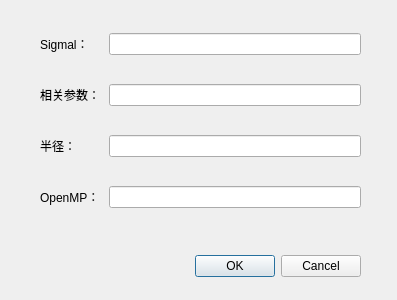
<?xml version="1.0" encoding="UTF-8"?>
<ui version="4.0">
 <class>Filter_guass</class>
 <widget class="QDialog" name="Filter_guass">
  <property name="geometry">
   <rect>
    <x>0</x>
    <y>0</y>
    <width>397</width>
    <height>300</height>
   </rect>
  </property>
  <property name="windowTitle">
   <string>高斯滤波_参数</string>
  </property>
  <property name="windowIcon">
   <iconset resource="Icons.qrc">
    <normaloff>:/logo.ico</normaloff>:/logo.ico</iconset>
  </property>
  <widget class="QDialogButtonBox" name="buttonBox">
   <property name="geometry">
    <rect>
     <x>20</x>
     <y>250</y>
     <width>341</width>
     <height>32</height>
    </rect>
   </property>
   <property name="orientation">
    <enum>Qt::Horizontal</enum>
   </property>
   <property name="standardButtons">
    <set>QDialogButtonBox::Cancel|QDialogButtonBox::Ok</set>
   </property>
  </widget>
  <widget class="QWidget" name="">
   <property name="geometry">
    <rect>
     <x>40</x>
     <y>10</y>
     <width>321</width>
     <height>221</height>
    </rect>
   </property>
   <layout class="QVBoxLayout" name="verticalLayout">
    <item>
     <layout class="QHBoxLayout" name="horizontalLayout">
      <item>
       <widget class="QLabel" name="label">
        <property name="minimumSize">
         <size>
          <width>63</width>
          <height>0</height>
         </size>
        </property>
        <property name="text">
         <string>Sigmal：</string>
        </property>
       </widget>
      </item>
      <item>
       <widget class="QLineEdit" name="lineEdit"/>
      </item>
     </layout>
    </item>
    <item>
     <layout class="QHBoxLayout" name="horizontalLayout_2">
      <item>
       <widget class="QLabel" name="label_2">
        <property name="sizePolicy">
         <sizepolicy hsizetype="Preferred" vsizetype="Preferred">
          <horstretch>0</horstretch>
          <verstretch>0</verstretch>
         </sizepolicy>
        </property>
        <property name="minimumSize">
         <size>
          <width>63</width>
          <height>0</height>
         </size>
        </property>
        <property name="text">
         <string>相关参数：</string>
        </property>
       </widget>
      </item>
      <item>
       <widget class="QLineEdit" name="lineEdit_2"/>
      </item>
     </layout>
    </item>
    <item>
     <layout class="QHBoxLayout" name="horizontalLayout_3">
      <item>
       <widget class="QLabel" name="label_3">
        <property name="minimumSize">
         <size>
          <width>63</width>
          <height>0</height>
         </size>
        </property>
        <property name="text">
         <string>半径：  </string>
        </property>
       </widget>
      </item>
      <item>
       <widget class="QLineEdit" name="lineEdit_3"/>
      </item>
     </layout>
    </item>
    <item>
     <layout class="QHBoxLayout" name="horizontalLayout_4">
      <item>
       <widget class="QLabel" name="label_4">
        <property name="minimumSize">
         <size>
          <width>63</width>
          <height>0</height>
         </size>
        </property>
        <property name="text">
         <string>OpenMP：</string>
        </property>
       </widget>
      </item>
      <item>
       <widget class="QLineEdit" name="lineEdit_4"/>
      </item>
     </layout>
    </item>
   </layout>
  </widget>
 </widget>
 <resources>
  <include location="Icons.qrc"/>
 </resources>
 <connections>
  <connection>
   <sender>buttonBox</sender>
   <signal>accepted()</signal>
   <receiver>Filter_guass</receiver>
   <slot>accept()</slot>
   <hints>
    <hint type="sourcelabel">
     <x>248</x>
     <y>254</y>
    </hint>
    <hint type="destinationlabel">
     <x>157</x>
     <y>274</y>
    </hint>
   </hints>
  </connection>
  <connection>
   <sender>buttonBox</sender>
   <signal>rejected()</signal>
   <receiver>Filter_guass</receiver>
   <slot>reject()</slot>
   <hints>
    <hint type="sourcelabel">
     <x>316</x>
     <y>260</y>
    </hint>
    <hint type="destinationlabel">
     <x>286</x>
     <y>274</y>
    </hint>
   </hints>
  </connection>
 </connections>
</ui>
